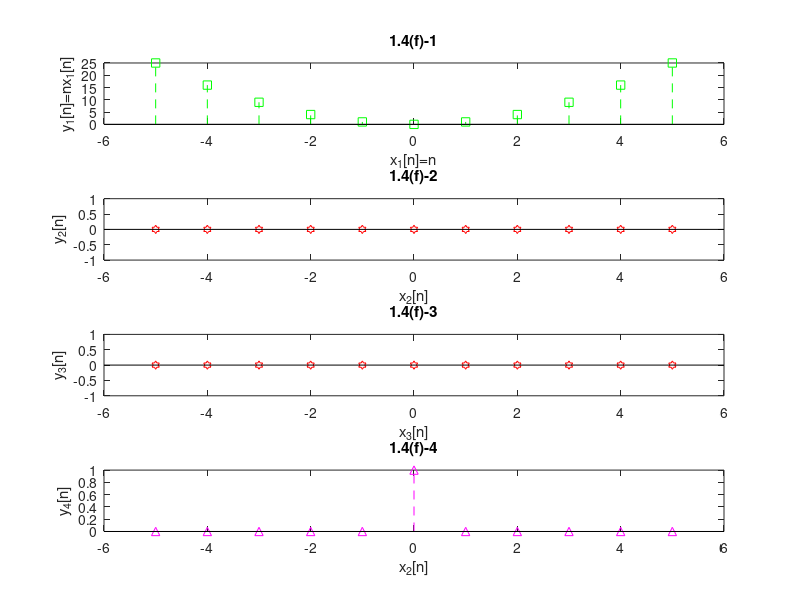

Source code (MATLAB):
% Stability analysis
n=-5:1:5;
x1=n;
y1=n.*x1;

subplot(4,1,1)
stem(n,y1,'g--s');
title('1.4(f)-1');
xlabel('x_1[n]=n');
ylabel('y_1[n]=nx_1[n]');

% invertibility and time-invariant analysis
x2=[zeros(1,5) 1 zeros(1,5)];
x3=3 .* x2
y2=n .* x2;
y3=n .* x3;
y4=(n+1) .* x2;

subplot(4,1,2);
stem(n,y2,'r--h');
title('1.4(f)-2');
xlabel('x_2[n]');
ylabel('y_2[n]');

subplot(4,1,3);
stem(n,y3,'r--h');
title('1.4(f)-3');
xlabel('x_3[n]');
ylabel('y_3[n]');

subplot(4,1,4);
stem(n,y4,'m--^');
title('1.4(f)-4');
xlabel('x_2[n]');
ylabel('y_4[n]');

saveas(gcf, "LAB1/P1_4_f_out2.png")
